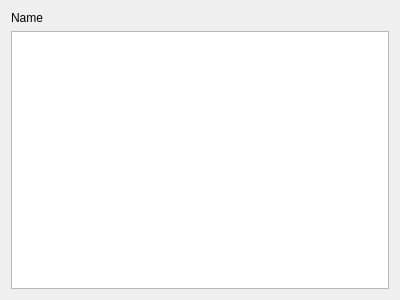
<?xml version="1.0" encoding="UTF-8"?>
<ui version="4.0">
 <class>SubmissionViewDialog</class>
 <widget class="QDialog" name="SubmissionViewDialog">
  <property name="geometry">
   <rect>
    <x>0</x>
    <y>0</y>
    <width>400</width>
    <height>300</height>
   </rect>
  </property>
  <property name="windowTitle">
   <string>Dialog</string>
  </property>
  <layout class="QVBoxLayout" name="verticalLayout_2">
   <item>
    <layout class="QVBoxLayout" name="verticalLayout">
     <item>
      <widget class="QLabel" name="label">
       <property name="text">
        <string>Name</string>
       </property>
      </widget>
     </item>
     <item>
      <widget class="QPlainTextEdit" name="codePlainTextEdit"/>
     </item>
    </layout>
   </item>
  </layout>
 </widget>
 <resources/>
 <connections/>
</ui>
